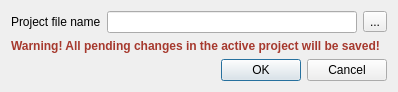
<?xml version="1.0" encoding="UTF-8"?>
<ui version="4.0">
 <class>ExportProjectDialog</class>
 <widget class="QDialog" name="ExportProjectDialog">
  <property name="geometry">
   <rect>
    <x>0</x>
    <y>0</y>
    <width>387</width>
    <height>88</height>
   </rect>
  </property>
  <property name="sizePolicy">
   <sizepolicy hsizetype="Preferred" vsizetype="Fixed">
    <horstretch>0</horstretch>
    <verstretch>0</verstretch>
   </sizepolicy>
  </property>
  <property name="windowTitle">
   <string>Export Project</string>
  </property>
  <property name="sizeGripEnabled">
   <bool>false</bool>
  </property>
  <property name="modal">
   <bool>true</bool>
  </property>
  <layout class="QVBoxLayout" name="verticalLayout">
   <item>
    <layout class="QGridLayout" name="gridLayout">
     <item row="0" column="0">
      <widget class="QLabel" name="label_2">
       <property name="text">
        <string>Project file name</string>
       </property>
      </widget>
     </item>
     <item row="0" column="1">
      <widget class="QLineEdit" name="projectFilePathEdit">
       <property name="minimumSize">
        <size>
         <width>250</width>
         <height>0</height>
        </size>
       </property>
      </widget>
     </item>
     <item row="0" column="2">
      <widget class="QToolButton" name="fileSelectButton">
       <property name="text">
        <string>...</string>
       </property>
      </widget>
     </item>
     <item row="1" column="0" colspan="3">
      <widget class="QLabel" name="warningLabel">
       <property name="sizePolicy">
        <sizepolicy hsizetype="Preferred" vsizetype="Preferred">
         <horstretch>0</horstretch>
         <verstretch>0</verstretch>
        </sizepolicy>
       </property>
       <property name="text">
        <string>&lt;!DOCTYPE HTML PUBLIC &quot;-//W3C//DTD HTML 4.0//EN&quot; &quot;http://www.w3.org/TR/REC-html40/strict.dtd&quot;&gt;
&lt;html&gt;&lt;head&gt;&lt;meta name=&quot;qrichtext&quot; content=&quot;1&quot; /&gt;&lt;style type=&quot;text/css&quot;&gt;
p, li { white-space: pre-wrap; }
&lt;/style&gt;&lt;/head&gt;&lt;body style=&quot; font-weight:400; font-style:normal;&quot;&gt;
&lt;p style=&quot; margin-top:0px; margin-bottom:0px; margin-left:0px; margin-right:0px; -qt-block-indent:0; text-indent:0px;&quot;&gt;&lt;span style=&quot; font-weight:600; color:#a6392e;&quot;&gt;Warning! All pending changes in the active project will be saved!&lt;/span&gt;&lt;/p&gt;&lt;/body&gt;&lt;/html&gt;</string>
       </property>
      </widget>
     </item>
    </layout>
   </item>
   <item>
    <widget class="QDialogButtonBox" name="buttonBox">
     <property name="standardButtons">
      <set>QDialogButtonBox::Cancel|QDialogButtonBox::Ok</set>
     </property>
    </widget>
   </item>
  </layout>
 </widget>
 <resources/>
 <connections>
  <connection>
   <sender>buttonBox</sender>
   <signal>accepted()</signal>
   <receiver>ExportProjectDialog</receiver>
   <slot>accept()</slot>
   <hints>
    <hint type="sourcelabel">
     <x>214</x>
     <y>137</y>
    </hint>
    <hint type="destinationlabel">
     <x>214</x>
     <y>78</y>
    </hint>
   </hints>
  </connection>
  <connection>
   <sender>buttonBox</sender>
   <signal>rejected()</signal>
   <receiver>ExportProjectDialog</receiver>
   <slot>reject()</slot>
   <hints>
    <hint type="sourcelabel">
     <x>214</x>
     <y>137</y>
    </hint>
    <hint type="destinationlabel">
     <x>214</x>
     <y>78</y>
    </hint>
   </hints>
  </connection>
 </connections>
</ui>
